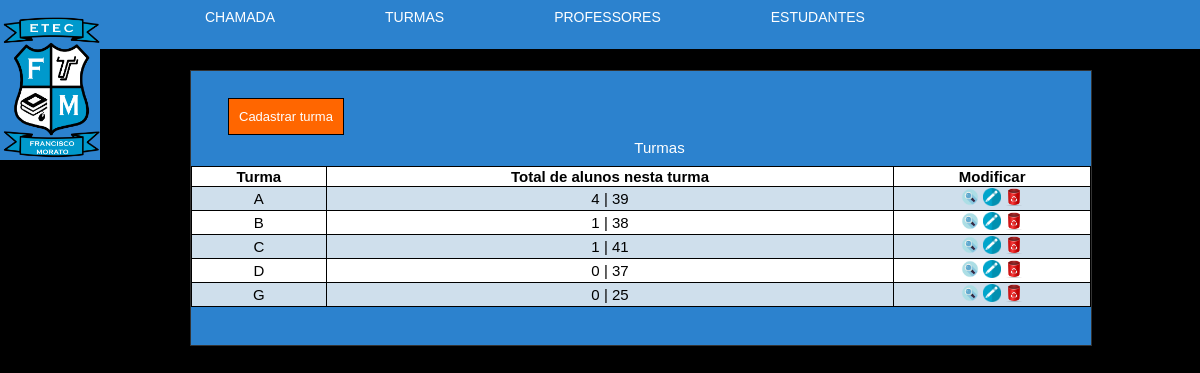
Page /Site/admin/cursos_e_disciplinas.php?pg=turma on the committed database.
### tables this page shows
CREATE TABLE `turma` (
  `id_turma` tinyint(3) UNSIGNED NOT NULL,
  `nome_turma` varchar(2) NOT NULL,
  `quantidade_alunos` tinyint(3) UNSIGNED NOT NULL,
  `disponivel` bit(1) NOT NULL DEFAULT b'1'
);

### Site/class/Connection.class.php (called while the page is built, shortened)
<?php
class Connection {
    private $dns, $user, $pass, $con, $error_con;
    public function __construct($dns, $user, $pass) {
        $this->dns = $dns;
        $this->user = $user;
        $this->pass = $pass;
    }
    public function set_con() {
        try {
            $this->con = new PDO($this->dns, $this->user, $this->pass);
            $this->con->setAttribute(PDO::ATTR_ERRMODE, PDO::ERRMODE_EXCEPTION);
        } catch (PDOException $e) {
            $this->error_con = 'Falha na Conexão: ' . $e->getMessage();
        }
    }
    public function con() {
        return $this->con;
    }
}

### Site/class/config.class.php (called while the page is built, shortened)
<?php
require 'CRUD.class.php';
$crud = new CRUD();

### Site/class/CRUD.class.php (called while the page is built, shortened)
<?php
include 'Connection.class.php';
class CRUD extends Connection {
    private $query, $run;
    private function set_statement($stmt) {
        if (is_object(parent::con())) {
            $this->query = parent::con()->prepare($stmt);
        } else {
            die(parent::kill_with_style());
        }
    }
    private function do_run() {
        $this->query->execute($this->run);
    }
    public function run($r = []) {
        $this->run = $r;
        $this->do_run();
        return $this->query;
    }
    public final function select($fields, $table, $condition = '') {
        $this->set_statement("SELECT " . $fields . " FROM " . $table . " " . $condition . "");
        return $this;
    }
}

### Site/admin/cursos_e_disciplinas.php (the view, shortened to what this page needs)
<?php require "topo.php"; ?>﻿
﻿<!DOCTYPE html PUBLIC "-//W3C//DTD XHTML 1.0 Transitional//EN" "http://www.w3.org/TR/xhtml1/DTD/xhtml1-transitional.dtd">
<html xmlns="http://www.w3.org/1999/xhtml">
    <head>
        <link rel="stylesheet" type="text/css" href="css/estilo.css" />
    </head>
    <body>
        <?php if (@$_GET['pg'] == 'turma') { ?>
            <div id="box_curso">
                <br/>
                <a class="a2" href="cursos_e_disciplinas.php?pg=turma&amp;cadastra=sim">Cadastrar turma</a>
                <?php
                $select_turma = $crud->select('id_turma, nome_turma, quantidade_alunos, disponivel', 'turma', 'ORDER BY nome_turma')->run();
                if ($select_turma->rowCount() <= 0) {
                    echo "<br><br>No momento não existe nenhuma turma cadastrada!<br><br>";
                } else {
                    ?>
                    <br/>
                    <h1>Turmas</h1>
                    <table width="900" border="0" class="bordasimples">
                        <thead>
                            <tr>
                                <th><center><strong> Turma </strong></center></th>
                                <th><center><strong>Total de alunos nesta turma</strong></center></th>
                                <th><center><strong>Modificar</strong></center></th>
                            </tr>
                        </thead>
                        <?php
                        while ($valores_turma = $select_turma->fetch(PDO::FETCH_ASSOC)) {
                            $class = @$i % 2 == 0 ? ' class="dif"' : '';
                            $nome_turma = $valores_turma['nome_turma'];
                            $qtde_alunos = $valores_turma['quantidade_alunos'];
                            $cod_turma = $valores_turma['id_turma'];
                            $select_count_turma = $crud->select('id_aluno', 'matricula', 'WHERE id_turma = ?')->run([$cod_turma]);
                            ?>
                            <tr <?php echo $class; ?>>
                                <td><center><?php echo $nome_turma; ?></center></td>
                                <td><center><?php echo $select_count_turma->rowCount() . ' | ' . $qtde_alunos; ?></center></td>
                                <td>
                                    <center>
                                        <a href="cursos_e_disciplinas.php?pg=turma&amp;op=visualizar&turma=<?php echo $cod_turma; ?>" ><img title="Visualizar Turma <?php echo $nome_turma; ?>" src="img/lupa_turma.png" width="18" height="18" border="0"/></a>
                                        <a href="cursos_e_disciplinas.php?pg=turma&amp;op=atualizar&turma=<?php echo $cod_turma; ?>"><img title="Atualizar Turma <?php echo $nome_turma; ?>" src="img/editar.png" width="18" height="18" border="0"/></a>
                                        <a href="cursos_e_disciplinas.php?pg=turma&amp;op=deletar&turma=<?php echo $cod_turma; ?>"><img title="Deletar Turma <?php echo $nome_turma; ?>" src="img/deletar.ico" width="18" height="18" border="0"/></a>
                                    </center>
                                </td>
                            </tr>
                            <?php
                            @$i++;
                        }
                        ?>
                    </table>
                    <br/>
            <?php } ?>
            </div>
<?php } ?>
    </body>
</html>

### Site/admin/css/topo.css (style rules this page uses)
body { padding:0; margin:0; }

### Site/admin/css/estilo.css (style rules this page uses)
.dif { background: #cfdfec; }
table.bordasimples { border-collapse: collapse; }
table.bordasimples tr td { border:1px solid #000; }
table.bordasimples tr th { border:1px solid #000; }
#box_curso { width:auto; background:#2C82CE; height:auto; float:left; text-align:left; margin:20px 0 20px 190px; border:1px solid #333; padding: 20px 0px; }
#box_curso .a2 { font:13px Arial, Helvetica, sans-serif; margin:30px 0 10px 37px; color:#FFF; background:#f60; text-decoration:none; padding:10px; border:1px solid #000; }
#box_curso h1 { text-align: center; font:15px Arial, Helvetica, sans-serif; margin:15px 0 10px 37px; color:#FFF; }
#box_curso table { border:1px solid #333; padding:10px; background:#FFF; margin:0 0 10px 0; margin:auto; font:15px Arial, Helvetica, sans-serif; text-align:left; }

### rows in the picture
turma: nome_turma "A", rowCount "4", quantidade_alunos "39"
turma: nome_turma "B", rowCount "1", quantidade_alunos "38"
turma: nome_turma "C", rowCount "1", quantidade_alunos "41"
turma: nome_turma "D", rowCount "0", quantidade_alunos "37"
turma: nome_turma "G", rowCount "0", quantidade_alunos "25"
